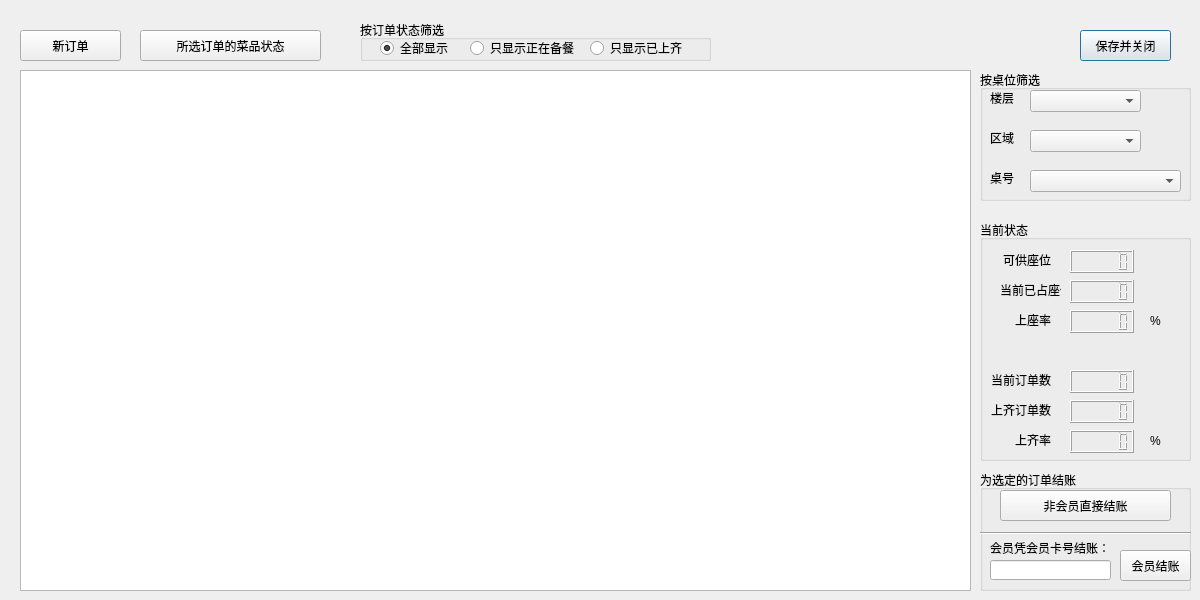
<?xml version="1.0" encoding="UTF-8"?>
<ui version="4.0">
 <class>orderwindow</class>
 <widget class="QDialog" name="orderwindow">
  <property name="geometry">
   <rect>
    <x>0</x>
    <y>0</y>
    <width>1200</width>
    <height>600</height>
   </rect>
  </property>
  <property name="minimumSize">
   <size>
    <width>1200</width>
    <height>600</height>
   </size>
  </property>
  <property name="maximumSize">
   <size>
    <width>1200</width>
    <height>600</height>
   </size>
  </property>
  <property name="windowTitle">
   <string>订单管理</string>
  </property>
  <widget class="QPushButton" name="saveAndClose">
   <property name="geometry">
    <rect>
     <x>1080</x>
     <y>30</y>
     <width>91</width>
     <height>31</height>
    </rect>
   </property>
   <property name="text">
    <string>保存并关闭</string>
   </property>
   <property name="icon">
    <iconset theme="QIcon::ThemeIcon::SystemLogOut"/>
   </property>
  </widget>
  <widget class="QPushButton" name="addButton">
   <property name="geometry">
    <rect>
     <x>20</x>
     <y>30</y>
     <width>101</width>
     <height>31</height>
    </rect>
   </property>
   <property name="text">
    <string>新订单</string>
   </property>
   <property name="icon">
    <iconset theme="QIcon::ThemeIcon::ListAdd"/>
   </property>
  </widget>
  <widget class="QPushButton" name="statusButton">
   <property name="geometry">
    <rect>
     <x>140</x>
     <y>30</y>
     <width>181</width>
     <height>31</height>
    </rect>
   </property>
   <property name="text">
    <string>所选订单的菜品状态</string>
   </property>
   <property name="icon">
    <iconset theme="QIcon::ThemeIcon::MailMessageNew"/>
   </property>
  </widget>
  <widget class="QTableWidget" name="tableWidget">
   <property name="geometry">
    <rect>
     <x>20</x>
     <y>70</y>
     <width>951</width>
     <height>521</height>
    </rect>
   </property>
  </widget>
  <widget class="QGroupBox" name="groupBox">
   <property name="geometry">
    <rect>
     <x>360</x>
     <y>20</y>
     <width>351</width>
     <height>41</height>
    </rect>
   </property>
   <property name="title">
    <string>按订单状态筛选</string>
   </property>
   <widget class="QRadioButton" name="displayAll">
    <property name="geometry">
     <rect>
      <x>20</x>
      <y>20</y>
      <width>72</width>
      <height>16</height>
     </rect>
    </property>
    <property name="text">
     <string>全部显示</string>
    </property>
    <property name="checked">
     <bool>true</bool>
    </property>
   </widget>
   <widget class="QRadioButton" name="displayWaiting">
    <property name="geometry">
     <rect>
      <x>110</x>
      <y>20</y>
      <width>111</width>
      <height>16</height>
     </rect>
    </property>
    <property name="text">
     <string>只显示正在备餐</string>
    </property>
   </widget>
   <widget class="QRadioButton" name="displayEating">
    <property name="geometry">
     <rect>
      <x>230</x>
      <y>20</y>
      <width>101</width>
      <height>16</height>
     </rect>
    </property>
    <property name="text">
     <string>只显示已上齐</string>
    </property>
   </widget>
  </widget>
  <widget class="QGroupBox" name="groupBox_2">
   <property name="geometry">
    <rect>
     <x>980</x>
     <y>70</y>
     <width>211</width>
     <height>131</height>
    </rect>
   </property>
   <property name="title">
    <string>按桌位筛选</string>
   </property>
   <widget class="QComboBox" name="floorBox">
    <property name="geometry">
     <rect>
      <x>50</x>
      <y>20</y>
      <width>111</width>
      <height>22</height>
     </rect>
    </property>
   </widget>
   <widget class="QComboBox" name="areaBox">
    <property name="geometry">
     <rect>
      <x>50</x>
      <y>60</y>
      <width>111</width>
      <height>22</height>
     </rect>
    </property>
   </widget>
   <widget class="QComboBox" name="deskBox">
    <property name="geometry">
     <rect>
      <x>50</x>
      <y>100</y>
      <width>151</width>
      <height>22</height>
     </rect>
    </property>
   </widget>
   <widget class="QLabel" name="label_5">
    <property name="geometry">
     <rect>
      <x>10</x>
      <y>60</y>
      <width>51</width>
      <height>16</height>
     </rect>
    </property>
    <property name="text">
     <string>区域</string>
    </property>
   </widget>
   <widget class="QLabel" name="label_13">
    <property name="geometry">
     <rect>
      <x>10</x>
      <y>20</y>
      <width>51</width>
      <height>16</height>
     </rect>
    </property>
    <property name="text">
     <string>楼层</string>
    </property>
   </widget>
   <widget class="QLabel" name="label_14">
    <property name="geometry">
     <rect>
      <x>10</x>
      <y>100</y>
      <width>51</width>
      <height>16</height>
     </rect>
    </property>
    <property name="text">
     <string>桌号</string>
    </property>
   </widget>
  </widget>
  <widget class="QGroupBox" name="groupBox_3">
   <property name="geometry">
    <rect>
     <x>980</x>
     <y>220</y>
     <width>211</width>
     <height>241</height>
    </rect>
   </property>
   <property name="title">
    <string>当前状态</string>
   </property>
   <widget class="QLabel" name="label">
    <property name="geometry">
     <rect>
      <x>20</x>
      <y>30</y>
      <width>51</width>
      <height>20</height>
     </rect>
    </property>
    <property name="text">
     <string>可供座位</string>
    </property>
    <property name="alignment">
     <set>Qt::AlignmentFlag::AlignRight|Qt::AlignmentFlag::AlignTrailing|Qt::AlignmentFlag::AlignVCenter</set>
    </property>
   </widget>
   <widget class="QLabel" name="label_2">
    <property name="geometry">
     <rect>
      <x>20</x>
      <y>60</y>
      <width>61</width>
      <height>20</height>
     </rect>
    </property>
    <property name="text">
     <string>当前已占座位</string>
    </property>
   </widget>
   <widget class="QLabel" name="label_6">
    <property name="geometry">
     <rect>
      <x>10</x>
      <y>90</y>
      <width>61</width>
      <height>20</height>
     </rect>
    </property>
    <property name="text">
     <string>上座率</string>
    </property>
    <property name="alignment">
     <set>Qt::AlignmentFlag::AlignRight|Qt::AlignmentFlag::AlignTrailing|Qt::AlignmentFlag::AlignVCenter</set>
    </property>
   </widget>
   <widget class="QLabel" name="label_7">
    <property name="geometry">
     <rect>
      <x>0</x>
      <y>180</y>
      <width>61</width>
      <height>20</height>
     </rect>
    </property>
    <property name="text">
     <string/>
    </property>
    <property name="alignment">
     <set>Qt::AlignmentFlag::AlignRight|Qt::AlignmentFlag::AlignTrailing|Qt::AlignmentFlag::AlignVCenter</set>
    </property>
   </widget>
   <widget class="QLabel" name="label_8">
    <property name="geometry">
     <rect>
      <x>10</x>
      <y>150</y>
      <width>61</width>
      <height>20</height>
     </rect>
    </property>
    <property name="text">
     <string>当前订单数</string>
    </property>
    <property name="alignment">
     <set>Qt::AlignmentFlag::AlignRight|Qt::AlignmentFlag::AlignTrailing|Qt::AlignmentFlag::AlignVCenter</set>
    </property>
   </widget>
   <widget class="QLabel" name="label_9">
    <property name="geometry">
     <rect>
      <x>10</x>
      <y>180</y>
      <width>61</width>
      <height>20</height>
     </rect>
    </property>
    <property name="text">
     <string>上齐订单数</string>
    </property>
    <property name="alignment">
     <set>Qt::AlignmentFlag::AlignRight|Qt::AlignmentFlag::AlignTrailing|Qt::AlignmentFlag::AlignVCenter</set>
    </property>
   </widget>
   <widget class="QLabel" name="label_10">
    <property name="geometry">
     <rect>
      <x>10</x>
      <y>210</y>
      <width>61</width>
      <height>20</height>
     </rect>
    </property>
    <property name="text">
     <string>上齐率</string>
    </property>
    <property name="alignment">
     <set>Qt::AlignmentFlag::AlignRight|Qt::AlignmentFlag::AlignTrailing|Qt::AlignmentFlag::AlignVCenter</set>
    </property>
   </widget>
   <widget class="QLCDNumber" name="seatLeftStatus">
    <property name="geometry">
     <rect>
      <x>90</x>
      <y>30</y>
      <width>64</width>
      <height>23</height>
     </rect>
    </property>
    <property name="font">
     <font>
      <pointsize>9</pointsize>
     </font>
    </property>
    <property name="smallDecimalPoint">
     <bool>true</bool>
    </property>
   </widget>
   <widget class="QLCDNumber" name="occupiedSeatStatus">
    <property name="geometry">
     <rect>
      <x>90</x>
      <y>60</y>
      <width>64</width>
      <height>23</height>
     </rect>
    </property>
    <property name="font">
     <font>
      <pointsize>9</pointsize>
     </font>
    </property>
    <property name="smallDecimalPoint">
     <bool>true</bool>
    </property>
    <property name="intValue" stdset="0">
     <number>0</number>
    </property>
   </widget>
   <widget class="QLCDNumber" name="occupiedSeatRateStatus">
    <property name="geometry">
     <rect>
      <x>90</x>
      <y>90</y>
      <width>64</width>
      <height>23</height>
     </rect>
    </property>
    <property name="font">
     <font>
      <pointsize>9</pointsize>
     </font>
    </property>
    <property name="smallDecimalPoint">
     <bool>true</bool>
    </property>
   </widget>
   <widget class="QLCDNumber" name="orderCountStatus">
    <property name="geometry">
     <rect>
      <x>90</x>
      <y>150</y>
      <width>64</width>
      <height>23</height>
     </rect>
    </property>
    <property name="font">
     <font>
      <pointsize>9</pointsize>
     </font>
    </property>
    <property name="smallDecimalPoint">
     <bool>true</bool>
    </property>
   </widget>
   <widget class="QLCDNumber" name="eatingOrderCountStatus">
    <property name="geometry">
     <rect>
      <x>90</x>
      <y>180</y>
      <width>64</width>
      <height>23</height>
     </rect>
    </property>
    <property name="font">
     <font>
      <pointsize>9</pointsize>
     </font>
    </property>
    <property name="smallDecimalPoint">
     <bool>true</bool>
    </property>
   </widget>
   <widget class="QLCDNumber" name="eatingOrderRateStatus">
    <property name="geometry">
     <rect>
      <x>90</x>
      <y>210</y>
      <width>64</width>
      <height>23</height>
     </rect>
    </property>
    <property name="font">
     <font>
      <pointsize>9</pointsize>
     </font>
    </property>
    <property name="smallDecimalPoint">
     <bool>true</bool>
    </property>
   </widget>
   <widget class="QLabel" name="label_11">
    <property name="geometry">
     <rect>
      <x>170</x>
      <y>90</y>
      <width>40</width>
      <height>21</height>
     </rect>
    </property>
    <property name="text">
     <string>%</string>
    </property>
   </widget>
   <widget class="QLabel" name="label_12">
    <property name="geometry">
     <rect>
      <x>170</x>
      <y>210</y>
      <width>40</width>
      <height>21</height>
     </rect>
    </property>
    <property name="text">
     <string>%</string>
    </property>
   </widget>
  </widget>
  <widget class="QGroupBox" name="groupBox_4">
   <property name="geometry">
    <rect>
     <x>980</x>
     <y>470</y>
     <width>211</width>
     <height>121</height>
    </rect>
   </property>
   <property name="title">
    <string>为选定的订单结账</string>
   </property>
   <widget class="QPushButton" name="payButton">
    <property name="geometry">
     <rect>
      <x>20</x>
      <y>20</y>
      <width>171</width>
      <height>31</height>
     </rect>
    </property>
    <property name="text">
     <string>非会员直接结账</string>
    </property>
    <property name="icon">
     <iconset theme="QIcon::ThemeIcon::DocumentSend"/>
    </property>
   </widget>
   <widget class="QPushButton" name="vipPayButton">
    <property name="geometry">
     <rect>
      <x>140</x>
      <y>80</y>
      <width>71</width>
      <height>31</height>
     </rect>
    </property>
    <property name="text">
     <string>会员结账</string>
    </property>
    <property name="icon">
     <iconset theme="QIcon::ThemeIcon::DocumentSend"/>
    </property>
   </widget>
   <widget class="QLabel" name="label_3">
    <property name="geometry">
     <rect>
      <x>10</x>
      <y>70</y>
      <width>191</width>
      <height>16</height>
     </rect>
    </property>
    <property name="text">
     <string>会员凭会员卡号结账：</string>
    </property>
   </widget>
   <widget class="QLineEdit" name="vipIdEdit">
    <property name="geometry">
     <rect>
      <x>10</x>
      <y>90</y>
      <width>121</width>
      <height>20</height>
     </rect>
    </property>
   </widget>
   <widget class="Line" name="line">
    <property name="geometry">
     <rect>
      <x>0</x>
      <y>55</y>
      <width>211</width>
      <height>16</height>
     </rect>
    </property>
    <property name="orientation">
     <enum>Qt::Orientation::Horizontal</enum>
    </property>
   </widget>
  </widget>
 </widget>
 <resources/>
 <connections/>
</ui>
